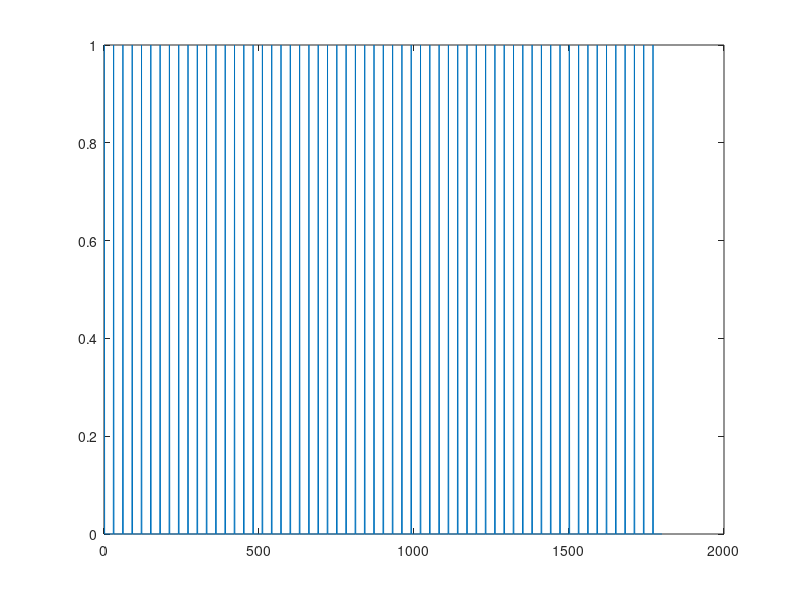
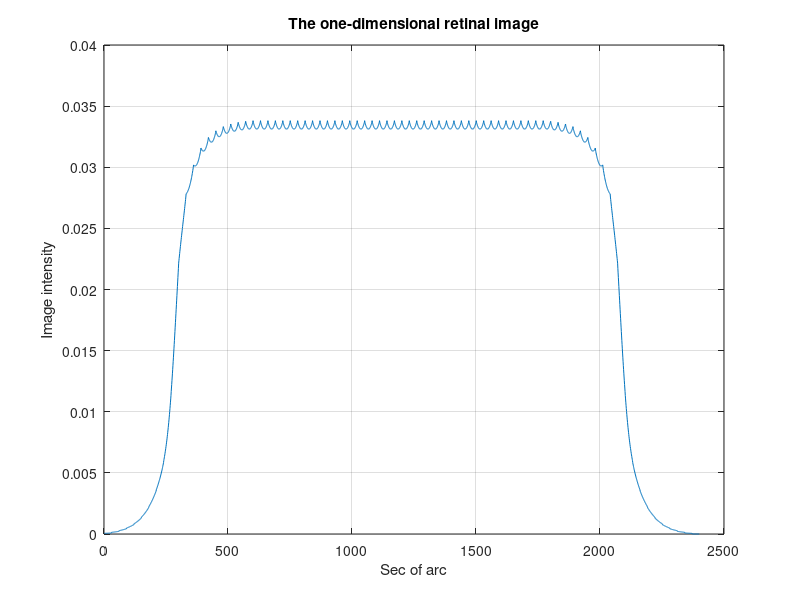
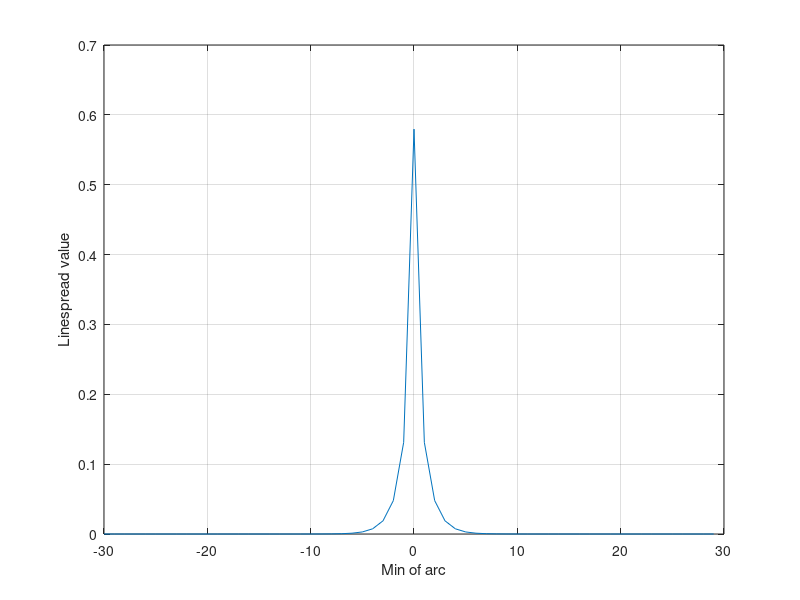
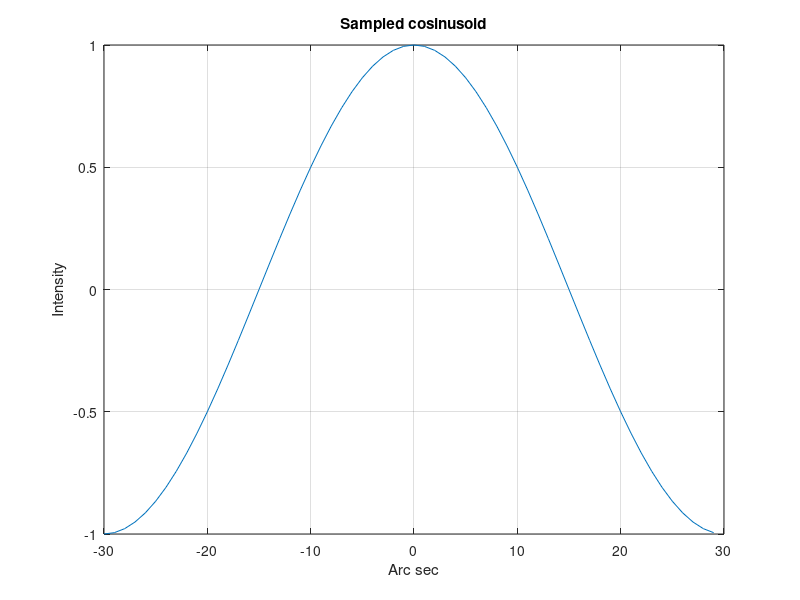

These figures' MATLAB source, in order: (Note: this script raises an error after producing the figures.)
%%%%%%%%%%%%%%%%%%%%%%%%%%%%%%%%%%%%%%%%%%%%%%%%%%%%%%%%%%% ImageFormationTutorial%% Author: Wandell (1/2/96)% Modified for CSHL '98 by Heeger (6/98)addpath('dependencies_imageFormation');addpath('dependencies_stats');%addpath('filters');%addpath('matlabPyrTools');%%%%%%%%%%%%%%%%%%%%%%%%%%%%%%%%%%%%%%%%%%%%%%%%%%%%%%%%%%%%%%%%%%%%%%%%%%%%%%%%%%%%%%%%%%%%%%%%%%%%%%%%%%%%%%%%%%% Visual Angle%%%%%%%%%%%%%%%%%%%%%%%%%%%%%%%%%%%%%%%%%%%%%%%%%%%%%%%%%% To think about the effect of an image on the eye, we must% specify the image in terms of degrees of visual angle.  As an% example for how to compute spacing in terms of degrees of% visual angle, consider a printer whose dots occupy (dots per inch)dpi = 600% Suppose we read the paper at a viewing distance (inches)viewingDistance = 12% The viewing angle, phi (in radians), corresponding to 1 inch% (600 dots) on the page satisfies;%        tan(phi) = (opposite/adjacent)rad2deg = 360/(2*pi)phi = atan(1/viewingDistance)*rad2deg% There are 600 dots per inch, so that each dot occupiesDegPerDot = phi/dpi% There are 60 min of visual angle per deg,MinPerDot = 60*DegPerDot% and 60 sec of visual angle per min,SecPerDot = 60*MinPerDot% Experiments have shown that people can localize the position of% a line to a spatial position of roughly 6 sec of visual angle.% Hence, at this viewing distance and with this many dots per% inch, the dot spacing is wider than the spacing that can be% just discriminated by the human eye.%%%%%%%%%%%%%%%%%%%%%%%%%%%%%%%%%%%%%%%%%%%%%%%%%%%%%%%%%% The Westheimer linespread function%%%%%%%%%%%%%%%%%%%%%%%%%%%%%%%%%%%%%%%%%%%%%%%%%%%%%%%%%% Westheimer calculated that the linespread function of the human% eye, specified in terms of minutes of arc and using a 3mm% pupil, should be approximated using the following formula%% LineSpread = 0.47*exp(-3.3 *(x.^2)) + 0.53*exp(-0.93*abs(x));%% Suppose we wish to plot the function by defining the spatial% variable, x, in terms of seconds of arc,xSec = -300:1:300;	xMin = xSec/60;ls = 0.47*exp(-3.3 *(xMin.^2)) + 0.53*exp(-0.93*abs(xMin));ls = ls / sum(ls);figureplot(xSec,ls)set(gca,'xlim',[-240 240],'xtick',[-240:60:240]), grid  onxlabel('Arc sec'), ylabel('Responsivity'), title('Westheimer Linespread')% From our previous calculation, we observed that the dots in a% 600 dpi printer, viewed at 12 inches, are spaced 28.5819 sec of% visual angle apart.  At this distance, the linespread has% fallen to about one-half of its peak value.% Hence, if we could control the intensity and color of the% printed dots -- which we cannot do on conventional laser% printers -- then at this viewing distance we would be able to% produce images that were very realistic in their appearance.%%%%%%%%%%%%%%%%%%%%%%%%%%%%%%%%%%%%%%%%%%%%%%%%%%%%%%%%%% Convolution of the image and linespread%%%%%%%%%%%%%%%%%%%%%%%%%%%%%%%%%%%%%%%%%%%%%%%%%%%%%%%%%% We can estimate the visual image created by an image printed at% 600 dpi using the following simple convolution% calculation. Let's create an image that spans 0.2 deg and has a% line every 30 sec.secPerDeg = 60*60;x = 1:0.5*secPerDeg;im = zeros(1,length(x));im(1:30:length(im)) = ones(size(im(1:30:length(im))));plot(im)% Each line in the physical image adds a unit linespread to the% retinal image.  We can compute the retinal image by forming the% convolution of the image with the Westheimer linespread% function.  Remember: we sampled the linespread once every sec% of arc. So, we can simply convolve the image and the linespread% function now as:retIm = conv2(ls,im,'full');figureplot(retIm),grid ontitle('The one-dimensional retinal image')xlabel('Sec of arc'), ylabel('Image intensity')% While the original image varies from black to white, after% blurring by the eye's optics, there is only a small amount of% residual variation (small ripples in intensity) in the retinal% image.  Because of the blurring, the retinal image is much more% like the image of a wide bar than it is the image of a set of% individual lines.% The question you might ask yourself now is this: will those% small ripples be detectable by the observers?  How can we tell?% You might also ask what will happen when we view the page at 6% inches, or at 24 inches.  What if we increase the printer% resolution to 1200 dpi?  What if we introduce some ability to% modulate the density of the ink and hence the light scattered% back to the eye?close all%%%%%%%%%%%%%%%%%%%%%%%%%%%%%%%%%%%%%%%%%%%%%%%%%%%%%%%%%% Looking at defocus in the frequency domain%%%%%%%%%%%%%%%%%%%%%%%%%%%%%%%%%%%%%%%%%%%%%%%%%%%%%%%%%% First, make a new linespread function that is smaller and% easier to compute with.  Have it extend over 1 deg (60 min) so% the Fourier Transform is easier to interpretxMin = -30:1:29;	ls = 0.47*exp(-3.3 *(xMin.^2)) + 0.53*exp(-0.93*abs(xMin));ls = ls / sum(ls);figureplot(xMin,ls), grid onxlabel('Min of arc'),ylabel('Linespread value')% Now, consider the retinal image that is formed by some simple% harmonic functions.  Here is a sinusoid that varies at 1 cycle% per degree of visual angle.nSamples = length(xMin);f = 1;harmonic = cos(2*pi*f*xMin/nSamples);figureplot(xMin,harmonic), grid ontitle('Sampled cosinusoid')xlabel('Arc sec'), ylabel('Intensity')% Now, we will show what happens to cosinusoids at different% spatial frequencies.  Notice that the amplitude of the% cosinusoid falls off as the spatial frequency increases.  We% will store the amplitude of the cosinusoid in the variable% "peak".peak = []; freq =[1 5 10 15]; for i = 1:length(freq) harmonic = cos(2*pi*freq(i)*xMin/nSamples); retIm = convolvecirc(harmonic,ls); subplot(2,2,i) plot(retIm), grid on, set(gca,'ylim',[-1 1],'xlim',[0 64]); xlabel('Arc sec') peak = [peak max2(retIm)];end% We can plot the amplitude of the retinal cosinusoid, and its% amplitude decreases with the input frequency.  I put in the% fact that at f = 0 the amplitude is 1 (because the area under% the linespread function is 1).figureplot([0 freq],[1 peak],'-')set(gca,'ylim',[0 1])xlabel('Spatial freq (cpd)'), ylabel('Transfer')% Let's compare the values we obtain from the convolution with% the values we obtain by calculating the amplitude of the% Fourier Transform of the linespread function.  Remember, the% linespread was built so that it spans 1 deg, hence frequency is% in cycles per degree.mtf = abs(fft(ls));hold on, plot(freq,mtf(freq + 1),'ro');hold off% The values we obtain from convolution are plotted as solid line,% whereas the amplitude of the Fourier Transform of the linespread% function is plotted as a red circles at each frequency.% The functions match, which should give you some intuition about% what the amplitude of the Fourier Transform represents.%%%%%%%%%%%%%%%%%%%%%%%%%%%%%%%%%%%%%%%%%%%%%%%%%%%%%%%%% % Comparison of the pointspread and linespread%%%%%%%%%%%%%%%%%%%%%%%%%%%%%%%%%%%%%%%%%%%%%%%%%%%%%%%%%% When working with two-dimensional inputs, we must consider the% pointspread function, that is the response to an input that is% a point of light. A standard formula for the cross-section of% the pointspread function of the human eye for a 3mm pupil is% also provided by Westheimer.  We can compare the linespread and% the cross-section of the pointspread in the following graphs.xSec = -300:300;xMin = xSec/60;ls = 0.47*exp(-3.3 *(xMin.^2)) + 0.53*exp(-0.93*abs(xMin));ps = 0.952*exp(-2.59*abs(xMin).^1.36) + 0.048*exp(-2.43*abs(xMin).^1.74);figurep = plot(xSec,ps,'r-',xSec,ls,'b--'), grid onset(gca,'xlim',[-180 180])xlabel('Arc sec'), ylabel('LS or PS amplitude')legend(p,'Pointspread','Linespread')% You should be able to figure out why they are different from one another.% Next, we can create a graph of the pointspread.  First, create% a matrix whose entries are the distance from the originxSec = -240:10:240;xMin = xSec/60;X = xMin(ones(1,length(xMin)),:); Y = X';D = X.^2 + Y.^2; D = D.^0.5;% Render the distance from the origin as a grey level image:showIm(D);% Then, compute the pointspread function in terms of the distance from the origin % and plot a surface graph picture of itps = 0.952*exp(-2.59*abs(D).^1.36) + 0.048*exp(-2.43*abs(D).^1.74);figurecolormap(cool(64)), mesh(ps)% To see the pointspread as a grey level imageshowIm(D);close all%%%%%%%%%%%%%%%%%%%%%%%%%%%%%%%%%%%%%%%%%%%%%%%%%%%%%%%%% % Chromatic aberration:  How the linespread varies with wavelength%%%%%%%%%%%%%%%%%%%%%%%%%%%%%%%%%%%%%%%%%%%%%%%%%%%%%%%%%% The linespread varies quite strongly with wavelength.  When the% eye is in good focus at 580 nm (yellow-part of the spectrum)% the light in the short-wavelength (400-450nm) is blurred quite% strongly and light in the long-wavelength part of the spectrum% is blurred, too, though somewhat less.  We can calculate the% linespread as a function of wavelength (Marimont and Wandell,% 1993) from basic principles.  The linespreads at various% wavelengths are contained in the data file:load lineSpread;% This loads 3 variables:%   wave (1x361) lists the wavelengths from 370-730 in 1 nm steps%   xDim (1x65) lists positions in degs from -1 to 1%   linespread (361x65) are the linespread functions at each wavelength% We select three wavelengths and plot their linespread functions% together. Notice that for the shorter wavelength, the% linespread function is much more spread-out than for the middle% and long wavelengths.figureplot(xDim, lineSpread(80, :), 'b-', xDim, lineSpread(200,:), ...      'k:', xDim, lineSpread(361, :), 'r--' );legend('wavelength 450', 'wavelength 570','wavelength 730');xlabel('Degrees'); ylabel('Image Intensity');title('Linespread functions for three wavelengths');%  Look at the line spread functions for all wavelengthslw = 1:10:length(wave);figurecolormap(cool(32));mesh(xDim, wave(lw), lineSpread(lw,:)); set(gca,'xlim',[-1 1],'ylim',[350 730])ylabel('wavelength (nm)'); xlabel('degrees'); zlabel('intensity');% Different wavelength components of an image are blurred to% different extents by the eye.  We use a set of lines again as% an example.  For this computation, we will assume that the% input begins with equal energy at all wavelengths from 370 to% 730 nm.% Here, we create and display the image of sample lines.im = reshape([0 0 0 1 0 0 0 0]' * ones(1, 16), 1, 128);plot(im);% To calculate the retinal image for this pattern, we% convolve each wavelength component of the image with the% appropriate linespread function.  The routine conv2 takes the% input image (im, size(im) = 1 128) and convolves it with each% of the linespread functions in lineSpread size(lineSpread =% 361,65).  This results in 361 images (one for each% wavelength).  retIm = conv2(im, lineSpread, 'full');% We must remember the size (in deg) of each sample point this way.X = [-size(retIm,2)/2 : size(retIm, 2)/2-1] / 64;% We can plot the retinal image corresponding to two wavelengths% this way.figuresubplot(2,1,1)plot(X,retIm(200,:),'g-')set(gca,'ylim',[0 0.5])grid onsubplot(2,1,2)plot(X,retIm(50,:),'b-')set(gca,'ylim',[0 0.5])grid on% Notice that the two images have the same mean, they only differ% in terms of the contrast:  the green image has a lot more% contrast, but the same mean.mean(retIm(50,:)')mean(retIm(200,:)')% The short wavelength (420 nm) component is blurred much more than% the longer wavelength component of the image.  Hence, the image% has very low amplitude ripples, and appears almost like a% single, uniform bar.  The 570nm component, however, has high% amplitude ripples that are quite distinct.  Hence, the% short-wavelength variation would be very hard to detect in the% retinal image, while the 570 nm component would be quite easy% to detect.%%%%%%%%%%%%%%%%%%%%%%%%%%%%%%%%%%%%%%%%%%%%%%% Chromatic aberration in the frequency domain%%%%%%%%%%%%%%%%%%%%%%%%%%%%%%%%%%%%%%%%%%%%%%% Finally, let's make a few graphs of the modulation transfer% function of the eye's optical system for individual% wavelengths.  For short wavelength lights, high spatial% frequency contrast is attenuated a lot by the optical path of% the eye.% Load the MTFs for wavelengths from 370-730nm.  These were% calculated using the methods in Marimont and Wandell.load combinedOtf;% This again loads 3 variables:%   wave (1x361)%   sampleSF (1x33) lists spatial frequencies from 0-32 in cyc/deg%   combinedOtf (361x33) are the optical transfer functions at each wavelength% Here is a graph of a few of the OTFsfigureplot(sampleSf, combinedOtf(80, :), 'b-', ...	sampleSf, combinedOtf(200,:), ...	'k:', sampleSf, combinedOtf(361, :), 'r--' );legend('wavelength 450', 'wavelength 570','wavelength 730');xlabel('Frequency (CPD)'); ylabel('Scale factor'); grid ontitle('Modulation transfer functions for 3 wavelengths');% Notice that the amplitude of the short-wavelength becomes% negative. This occurs because the blurring is so severe that% the harmonic function is reproduced in the opposite phase% compared to the input harmonic.  Hence, the amplitude is% represented by a negative number.  This is called "spurious% resolution."